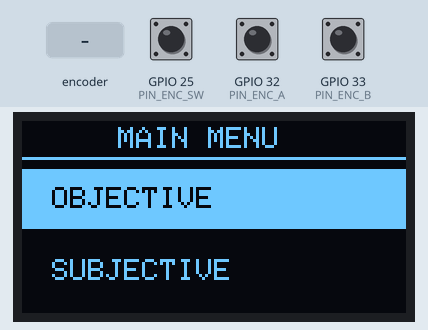
This program was run on a simulated ESP32. On the bench: 128×64 one-colour display. Inputs (shaded band) come from the test bench; at power-on: GPIO 25 (PIN_ENC_SW) HIGH, GPIO 32 (PIN_ENC_A) HIGH, GPIO 33 (PIN_ENC_B) HIGH. WiFi joins after 1.5 s; servers stay silent unless stated; the local clock reads 2024-03-15 10:24:30 at power-on unless the program sets it; no MQTT or app messages arrive unless stated; what the program prints to the serial monitor is not drawn.

Above: at 2.7 s.
2.8 s: GPIO 25 (PIN_ENC_SW) pulled LOW for 3.2 s
At 6.8 s:
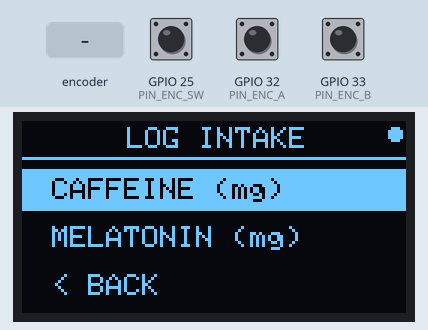
7.5 s: rotary encoder on GPIO 32 (PIN_ENC_A) / GPIO 33 (PIN_ENC_B) turned 3 steps (first pin leading)
At 8.0 s:
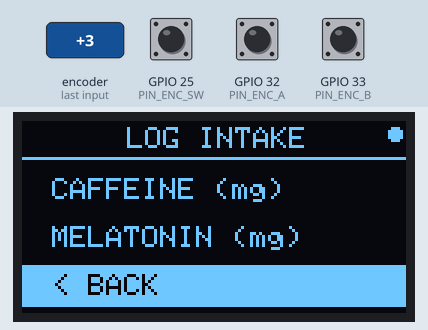
9.6 s: GPIO 25 (PIN_ENC_SW) pulled LOW for 0.15 s
At 10.3 s:
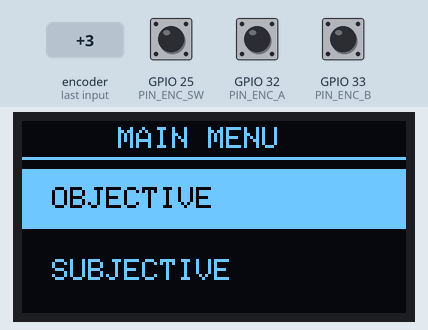
11.2 s: rotary encoder on GPIO 32 (PIN_ENC_A) / GPIO 33 (PIN_ENC_B) turned 1 step (first pin leading)
At 11.6 s:
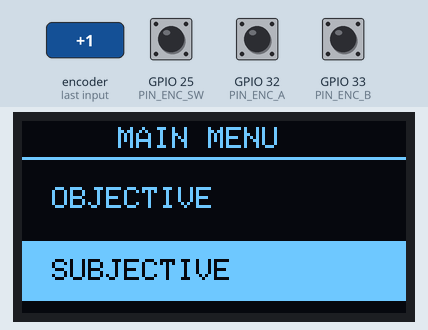
Timing chart, 0 to 13.9 s (numbered marks = the images above; inputs shaded):
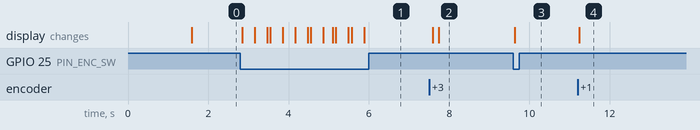

Measured:
- after the input at 2.8 s, the display: first changes after 0.05 s (image 1 shows a later state)
- after the input at 7.5 s, the display: first changes after 0.09 s (image 2 shows a later state)
- after the input at 9.6 s, the display: changes at once (image 3)
- after the input at 11.2 s, the display: changes at once (image 4)

The program:

main.cpp
```cpp
#include <Arduino.h>
#include <SPI.h>
#include <Wire.h>
#include <Adafruit_GFX.h>
#include <Adafruit_SH1106.h>
#include <WiFi.h>
#include "PubSubClient.h"
#include "secrets.h"
#include <ThreeWire.h>
#include <RtcDS1302.h>

// ==========================================
//               CONFIGURATION
// ==========================================


#define PIN_ENC_A    32
#define PIN_ENC_B    33
#define PIN_ENC_SW   25

#define PIN_OLED_MOSI 23
#define PIN_OLED_CLK  18
#define PIN_OLED_DC   2
#define PIN_OLED_CS   5
#define PIN_OLED_RST  4

#define PIN_RTC_CLK 13
#define PIN_RTC_DAT 14
#define PIN_RTC_RST 27


#define SCREEN_WIDTH 128
#define SCREEN_HEIGHT 64
#define DISPLAY_FPS 30
#define MQTT_RETRY_INTERVAL 5000

// ==========================================
//               GLOBALS
// ==========================================

Adafruit_SH1106 display(PIN_OLED_MOSI, PIN_OLED_CLK, PIN_OLED_DC, PIN_OLED_RST, PIN_OLED_CS);
WiFiClient wifiClient;
PubSubClient mqtt(wifiClient);

ThreeWire myWire(PIN_RTC_DAT, PIN_RTC_CLK, PIN_RTC_RST);
RtcDS1302<ThreeWire> rtc(myWire);

enum menuState {
  menu,
  objective,
  subjective,
  trackCaffeine,
  trackMelatonin
};

menuState currentState = menu;

struct DataPoint {
  uint32_t timestamp;
  int16_t value;
  char type[12];
};

const int MAX_RECORDS = 50;
DataPoint dataLog[MAX_RECORDS];
int logIndex = 0;

// --- STATE VARIABLES ---
int menuSelection = 0;
int subMenuSelection = 0;
int caffeineValue = 0;
int melatoninValue = 0;

volatile int encoderCounter = 0;
volatile int lastCounter;
volatile int lastEncoded = 0;
unsigned long lastDisplayUpdate = 0;
unsigned long lastMqttRetry = 0;
unsigned long lastButtonPress = 0;

// ==========================================
//           INTERRUPT SERVICE ROUTINES
// ==========================================

void IRAM_ATTR updateEncoder() {
  int MSB = digitalRead(PIN_ENC_A);
  int LSB = digitalRead(PIN_ENC_B);

  int encoded = (MSB << 1) | LSB;
  int sum = (lastEncoded << 2) | encoded;

  if(sum == 0b1101 || sum == 0b0100 || sum == 0b0010 || sum == 0b1011) encoderCounter++;
  if((sum == 0b1110 || sum == 0b0111 || sum == 0b0001 || sum == 0b1000) && encoderCounter > 0) encoderCounter--;

  lastEncoded = encoded;
}

// ==========================================
//             HELPER FUNCTIONS
// ==========================================

void connectToWiFi() {
  Serial.print("Connecting to WiFi");
  WiFi.mode(WIFI_STA);
  WiFi.begin(SSID, PASS);
  while (WiFi.status() != WL_CONNECTED) {
    delay(500);
    Serial.print(".");
  }
  Serial.println("\nWiFi Connected!");
}

void manageMQTT() {
  if (WiFi.status() != WL_CONNECTED) return;
  if (mqtt.connected()) {
    mqtt.loop();
    return;
  }
  unsigned long now = millis();
  if (now - lastMqttRetry > MQTT_RETRY_INTERVAL) {
    lastMqttRetry = now;
    Serial.print("Attempting MQTT connection... ");
    mqtt.setServer(MQTT_HOST, MQTT_PORT);
    if (mqtt.connect(DEVICE_ID)) {
      Serial.println("CONNECTED");
    } else {
      Serial.print("FAILED, rc=");
      Serial.println(mqtt.state());
    }
  }
}

// Generalized Save Function
void saveData(int value, String type) {
  if (logIndex >= MAX_RECORDS) return;

  // 1. Get the time from the RTC
  RtcDateTime now = rtc.GetDateTime();

  // 2. Save raw seconds to local memory (efficient)
  dataLog[logIndex].timestamp = now.TotalSeconds();
  dataLog[logIndex].value = value;
  strncpy(dataLog[logIndex].type, type.c_str(), 11);
  dataLog[logIndex].type[11] = '\0';

  // Flash Screen Feedback
  display.fillRect(0, 0, SCREEN_WIDTH, SCREEN_HEIGHT, WHITE);
  display.display();
  delay(50);

  Serial.println("SAVING " + type + ": " + String(value));

  if (mqtt.connected()) {
    char payload[256]; // Increased size for the new string
    char timeStr[25];  // Buffer to hold "2026-02-12T14:45:00"

    // 3. Create the Human-Readable String
    // %04u means "unsigned integer, at least 4 digits, pad with 0"
    snprintf(timeStr, sizeof(timeStr), "%04u-%02u-%02uT%02u:%02u:%02u",
             now.Year(), now.Month(), now.Day(),
             now.Hour(), now.Minute(), now.Second());

    // 4. Add "timestamp": "..." to the JSON
    snprintf(payload, sizeof(payload),
      "{\"schema\":1, \"event_id\":\"%s-%u\", \"timestamp\":\"%s\", \"device_id\":\"%s\", \"event_type\":\"%s\", \"value\":%d, \"unit\":\"mg\"}",
      DEVICE_ID,
      now.TotalSeconds(),
      timeStr,
      DEVICE_ID,
      type.c_str(),
      value
    );

    Serial.println(payload);
    mqtt.publish(TOPIC_EVENTS, payload);
  }

  logIndex++;
}


void handleInput() {
  if (digitalRead(PIN_ENC_SW) == LOW) {
    if (millis() - lastButtonPress > 300) {

      switch (currentState) {

        // --- MAIN MENU ---
        case menu:
          if (menuSelection == 0) {
            currentState = objective;
            subMenuSelection = 0;
          } else {
            // #todo: add in functionality and menuing for subjective state
            // currentState = subjective;
          }
          break;

        // --- OBJECTIVE MENU ---
        case objective:
          if (subMenuSelection == 0) {
            caffeineValue = 0; // Reset
            currentState = trackCaffeine;
          }
          else if (subMenuSelection == 1) {
            melatoninValue = 0; // Reset
            currentState = trackMelatonin;
          }
          else if (subMenuSelection == 2) {
            currentState = menu; // Back
          }
          break;

        // --- CAFFEINE SAVE ---
        case trackCaffeine:
          saveData(caffeineValue, "caffeine");
          currentState = menu;
          break;

        // --- MELATONIN SAVE (NEW) ---
        case trackMelatonin:
          saveData(melatoninValue, "melatonin");
          currentState = menu;
          break;
      }
      lastButtonPress = millis();
    }
  }
}

void handleEncoder() {
  int currentCounter = encoderCounter / 2; // Divide by 2 for smooth clicks
  int delta = currentCounter - lastCounter;

  if (delta != 0) {
    switch (currentState) {

      // --- MENUS ---
      case menu:
        if (delta > 0) menuSelection = 1;
        else if (delta < 0) menuSelection = 0;
        break;

      case objective:
        if (delta > 0) subMenuSelection++;
        else if (delta < 0) subMenuSelection--;
        if (subMenuSelection > 2) subMenuSelection = 2;
        if (subMenuSelection < 0) subMenuSelection = 0;
        break;

      // --- TRACKERS ---
      case trackCaffeine:
        if (delta > 0) caffeineValue += 10;
        else if (delta < 0) caffeineValue -= 10;
        if (caffeineValue < 0) caffeineValue = 0;
        if (caffeineValue > 400) caffeineValue = 400;
        break;

      case trackMelatonin:
        // Melatonin usually smaller doses (1mg steps)
        if (delta > 0) melatoninValue += 1;
        else if (delta < 0) melatoninValue -= 1;
        if (melatoninValue < 0) melatoninValue = 0;
        if (melatoninValue > 20) melatoninValue = 20; // Max 20mg
        break;
    }
    lastCounter = currentCounter;
  }
}

// ==========================================
//             DRAWING FUNCTIONS
// ==========================================

void drawMenu() {
  display.clearDisplay();
  display.setTextSize(1);
  display.setTextColor(WHITE);
  display.setCursor(32, 2);
  display.println("MAIN MENU");
  display.drawLine(0, 12, 128, 12, WHITE);

  if (menuSelection == 0) {
    display.fillRect(0, 16, 128, 20, WHITE);
    display.setTextColor(BLACK);
  } else {
    display.setTextColor(WHITE);
  }
  display.setCursor(10, 22);
  display.println("OBJECTIVE");

  if (menuSelection == 1) {
    display.fillRect(0, 40, 128, 20, WHITE);
    display.setTextColor(BLACK);
  } else {
    display.setTextColor(WHITE);
  }
  display.setCursor(10, 46);
  display.println("SUBJECTIVE");
}

void drawObjective() {
  display.setTextSize(1);
  display.setTextColor(WHITE);
  display.setCursor(35, 2);
  display.println("LOG INTAKE");
  display.drawLine(0, 12, 128, 12, WHITE);

  if (subMenuSelection == 0) {
    display.fillRect(0, 16, 128, 14, WHITE);
    display.setTextColor(BLACK);
  } else {
    display.setTextColor(WHITE);
  }
  display.setCursor(10, 19);
  display.println("CAFFEINE (mg)");

  if (subMenuSelection == 1) {
    display.fillRect(0, 32, 128, 14, WHITE);
    display.setTextColor(BLACK);
  } else {
    display.setTextColor(WHITE);
  }
  display.setCursor(10, 35);
  display.println("MELATONIN (mg)");

  if (subMenuSelection == 2) {
    display.fillRect(0, 48, 128, 14, WHITE);
    display.setTextColor(BLACK);
  } else {
    display.setTextColor(WHITE);
  }
  display.setCursor(10, 51);
  display.println("< BACK");
}

void drawCaffeineTracker() {
  display.setTextSize(1);
  display.setTextColor(WHITE);
  display.setCursor(30, 0);
  display.println("LOG CAFFEINE");
  display.drawLine(0, 10, 128, 10, WHITE);

  int numX = (caffeineValue < 100) ? 48 : 40;
  if (caffeineValue < 10) numX = 55;

  display.setTextSize(3);
  display.setCursor(numX, 20);
  display.print(caffeineValue);

  display.setTextSize(1);
  display.setCursor(numX + 55, 34);
  display.print("mg");

  display.drawRect(10, 50, 108, 8, WHITE);
  int barWidth = map(caffeineValue, 0, 400, 0, 104);
  if (barWidth > 104) barWidth = 104;
  display.fillRect(12, 52, barWidth, 4, WHITE);
}

void drawMelatoninTracker() {
  display.setTextSize(1);
  display.setTextColor(WHITE);
  display.setCursor(25, 0);
  display.println("LOG MELATONIN");
  display.drawLine(0, 10, 128, 10, WHITE);

  int numX = (melatoninValue < 10) ? 55 : 48;

  display.setTextSize(3);
  display.setCursor(numX, 20);
  display.print(melatoninValue);

  display.setTextSize(1);
  display.setCursor(numX + 40, 34);
  display.print("mg");

  // Melatonin Bar (Scale 0-20)
  display.drawRect(10, 50, 108, 8, WHITE);
  int barWidth = map(melatoninValue, 0, 20, 0, 104);
  if (barWidth > 104) barWidth = 104;
  display.fillRect(12, 52, barWidth, 4, WHITE);
}

void updateDisplay() {
  display.clearDisplay();

  if (mqtt.connected()) {
    display.fillCircle(SCREEN_WIDTH - 4, 4, 2, WHITE);
  }

  switch (currentState) {
    case menu:           drawMenu(); break;
    case objective:      drawObjective(); break;
    case subjective:     /* drawSubjective(); */ break;
    case trackCaffeine:  drawCaffeineTracker(); break;
    case trackMelatonin: drawMelatoninTracker(); break;
  }

  display.display();
}

// ==========================================
//               MAIN SETUP
// ==========================================

void rtcSetup()
{
  if (rtc.GetIsWriteProtected())
  {
    rtc.SetIsWriteProtected(false);
  }

  if (!rtc.GetIsRunning())
  {
    rtc.SetIsRunning(true);
  }

  RtcDateTime now = rtc.GetDateTime();
  RtcDateTime compiled = RtcDateTime(__DATE__, __TIME__);

  if (now < compiled) {
    rtc.SetDateTime(compiled);
  }
}

void setup() {
  Serial.begin(115200);

  rtc.Begin();
  rtcSetup();


  pinMode(PIN_ENC_A, INPUT_PULLUP);
  pinMode(PIN_ENC_B, INPUT_PULLUP);
  pinMode(PIN_ENC_SW, INPUT_PULLUP);
  attachInterrupt(digitalPinToInterrupt(PIN_ENC_A), updateEncoder, CHANGE);
  attachInterrupt(digitalPinToInterrupt(PIN_ENC_B), updateEncoder, CHANGE);

  display.begin(SH1106_SWITCHCAPVCC);
  display.clearDisplay();
  display.setRotation(2);
  display.setTextColor(WHITE);
  display.display();

  Serial.println("--- SYSTEM START ---");
  connectToWiFi();
}

void loop() {
  manageMQTT();
  handleInput();
  handleEncoder();
  updateDisplay();
}
```

secrets.h
```cpp
//
// Created by Adi Hiremath on 2/9/26.
//

const char* SSID          = "yardnet";
const char* PASS          = "YogiYogi835";
const char* MQTT_HOST     = "10.0.0.21";
const uint16_t MQTT_PORT  = 1883;
const char* DEVICE_ID     = "esp32-01";
const char* TOPIC_EVENTS = "qs/v1/esp32-01/events";

#ifndef ESP_DATA_LOGGER_SECRETS_H
#define ESP_DATA_LOGGER_SECRETS_H

#endif //ESP_DATA_LOGGER_SECRETS_H
```
